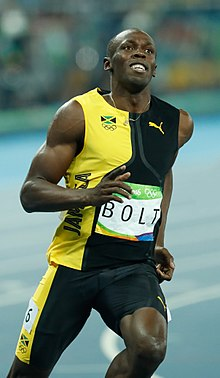
//> input picture HoG/bolt.jpg, 220 x 378 px
$ ./hog_opencv   (built with g++ and OpenCV 4)
//> lines starting //> are read from the running program, lines starting //| are printed output that depends on the picture
//Daniele Gadler
//University of Pisa
//Department of Computer Science
//Course: Programming Tools for Parallel and Distributed Systems
//Year: 2019
//Inspired from the guide at: https://www.learnopencv.com/histogram-of-oriented-gradients/

#include "opencv2/imgproc/imgproc.hpp"
#include "opencv2/opencv.hpp"
#include <iostream>

using namespace cv;


int main( int argc, char** argv ) {

  cv::Mat inputImage;
  //Requirement: input image has aspect ratio 1:2
  inputImage = cv::imread("bolt.jpg" , CV_LOAD_IMAGE_COLOR);
//> inputImage is the input picture: 378 rows x 220 cols, CV_8UC3; mean B, G, R 104.2, 119.6, 100.3
  cv::Mat imageResized;

  //1. step: resize the input image
  Size size(64,128);
  cv::resize(inputImage, imageResized, size);
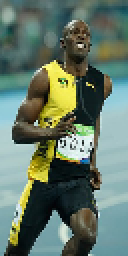
//> imageResized: 128 rows x 64 cols, CV_8UC3 (shown 2 times larger); mean B, G, R 103.9, 119.3, 100

  //2. step: gradient calculation for the x and y axes
  cv::Mat imageReColored;
  imageResized.convertTo(imageReColored, CV_32F, 1/255.0);

  //3. step: Apply the sobel filter to compute gradients over the X and Y axes
  //The gradient on the X and Y axes removed 'smooth' areas of the image, where
  //no abrupt change is present
  cv::Mat imgGradX, imgGradY;
  cv::Sobel(imageReColored, imgGradX, CV_32F, 1, 0, 1);
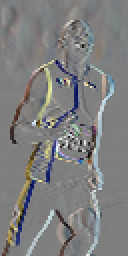
//> imgGradX: 128 rows x 64 cols, CV_32FC3 (shown 2 times larger); mean B, G, R -9.53e-05, -7.52e-05, -0.000503; drawn with min black and max white
  cv::Sobel(imageReColored, imgGradY, CV_32F, 1, 0, 1);

  //4. step: Find the magnitude and direction of the gradient
  //The magnitude of gradient at a pixel is the maximum of the
  //magnitude of gradients of the three channels, and the
  //angle is the angle corresponding to the maximum gradient.
  cv::Mat imgMagnitude, imgAngle;
  cv::cartToPolar(imgGradY, imgGradY, imgMagnitude, imgAngle, 1);
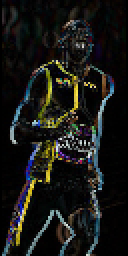
//> imgMagnitude: 128 rows x 64 cols, CV_32FC3 (shown 2 times larger); mean B, G, R 0.116, 0.131, 0.129; drawn with min black and max white
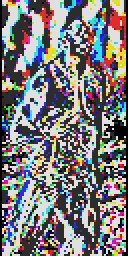
//> imgAngle: 128 rows x 64 cols, CV_32FC3 (shown 2 times larger); mean B, G, R 123.1, 121.5, 123.3

  //5. Step: Compute the Histogram of Oriented Gradients
  //Need to divide the image into 8x8 cells to capture interesting features
  //in the input image (ex: face, top of head, etc..)

  for (int y = 0 ; y < imgAngle.rows ; y++)
  {

      for (int x = 0 ;x < imgAngle.cols ; x++)
      {
    	  if(y % 8 == 0 && x % 8 == 0)
    	  {
    		  std:: cout << imgAngle.at<Vec3b>(x,y);
    	  }
      }
  }


  //now process the input image
  if(! inputImage.data ) {
      std::cout <<  "Could not open or find the image" << std::endl ;
      return -1;
    }

  cv::namedWindow( "Display window", cv::WINDOW_AUTOSIZE );
  //cv::imshow( "Display window", imgMagnitude);
  //cv::imshow( "Display window", imgAngle);


  //cv::waitKey(0);
  return 0;
}
